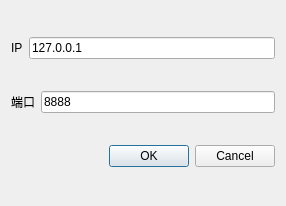
<?xml version="1.0" encoding="UTF-8"?>
<ui version="4.0">
 <class>DialogConnect</class>
 <widget class="QDialog" name="DialogConnect">
  <property name="geometry">
   <rect>
    <x>0</x>
    <y>0</y>
    <width>286</width>
    <height>206</height>
   </rect>
  </property>
  <property name="windowTitle">
   <string>Dialog</string>
  </property>
  <layout class="QVBoxLayout" name="verticalLayout">
   <item>
    <layout class="QHBoxLayout" name="horizontalLayout_2">
     <item>
      <widget class="QLabel" name="label">
       <property name="text">
        <string>IP</string>
       </property>
      </widget>
     </item>
     <item>
      <widget class="QLineEdit" name="edtIP">
       <property name="text">
        <string>127.0.0.1</string>
       </property>
      </widget>
     </item>
    </layout>
   </item>
   <item>
    <layout class="QHBoxLayout" name="horizontalLayout">
     <item>
      <widget class="QLabel" name="label_2">
       <property name="text">
        <string>端口</string>
       </property>
      </widget>
     </item>
     <item>
      <widget class="QLineEdit" name="edtPort">
       <property name="text">
        <string>8888</string>
       </property>
      </widget>
     </item>
    </layout>
   </item>
   <item>
    <widget class="QDialogButtonBox" name="buttonBox">
     <property name="orientation">
      <enum>Qt::Horizontal</enum>
     </property>
     <property name="standardButtons">
      <set>QDialogButtonBox::Cancel|QDialogButtonBox::Ok</set>
     </property>
    </widget>
   </item>
  </layout>
 </widget>
 <resources/>
 <connections>
  <connection>
   <sender>buttonBox</sender>
   <signal>rejected()</signal>
   <receiver>DialogConnect</receiver>
   <slot>reject()</slot>
   <hints>
    <hint type="sourcelabel">
     <x>316</x>
     <y>260</y>
    </hint>
    <hint type="destinationlabel">
     <x>286</x>
     <y>274</y>
    </hint>
   </hints>
  </connection>
 </connections>
</ui>
